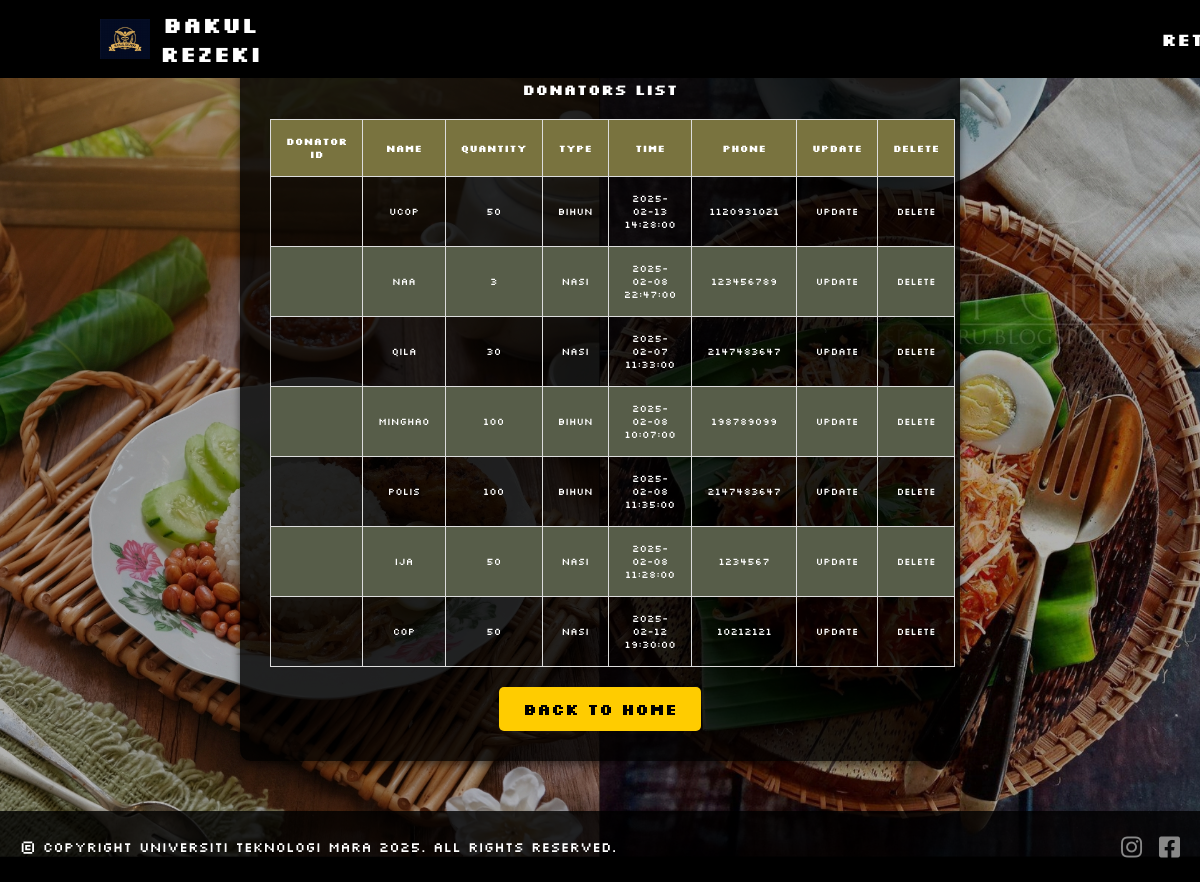
The page /result.php on the database its author committed.
### tables this page shows
CREATE TABLE `donator` (
  `login_id` int(11) NOT NULL,
  `donator_name` varchar(50) NOT NULL,
  `donator_quantity` int(100) NOT NULL,
  `donator_type` varchar(50) NOT NULL,
  `donator_time` datetime NOT NULL,
  `donator_phone` int(15) NOT NULL
);

### result.php (the view, shortened to what this page needs)
<?php
$servername = "localhost";
$dbusername = "root";
$dbpassword = "";
$dbname = "gerobok";
$conn = new mysqli($servername, $dbusername, $dbpassword, $dbname);
$sql = "SELECT * FROM donator WHERE 1=1";
$result = $conn->query($sql);
?>
<!DOCTYPE html>
<html lang="en">
<head>
    <link rel="stylesheet" href="css/style.css">
    <link href='https://unpkg.com/css.gg@2.0.0/icons/css/moon.css' rel='stylesheet'>
    <link rel="stylesheet" href="https://cdnjs.cloudflare.com/ajax/libs/font-awesome/4.7.0/css/font-awesome.min.css">
    <link rel="stylesheet" href="https://cdnjs.cloudflare.com/ajax/libs/font-awesome/5.15.4/css/all.min.css">
</head>
<body>
<header>
    <div class="logo-container">
        <img src="image/logo.jpeg" alt="Logo">
        <h2 class="logo">Bakul Rezeki</h2>
    </div>
    <nav style="text-align: left;">
        <a href="login2.php" style="color: white; text-decoration: none; font-size: 18px; font-weight: bold; margin-left: 900px;">
            Return
        </a>
    </nav>
</header>
<div class="result-container">
    <h2>Donators List</h2>
    <?php if ($result->num_rows > 0) { ?>
        <table class="result-table">
            <thead>
                <tr>
                    <th>Donator ID</th>
                    <th>Name</th>
                    <th>Quantity</th>
                    <th>Type</th>
                    <th>Time</th>
                    <th>Phone</th>
                    <th>Update</th>
                    <th>Delete</th>
                </tr>
            </thead>
            <tbody>
                <?php while ($row = $result->fetch_assoc()) { ?>
                    <tr>
                        <td><?php echo htmlspecialchars($row['donator_id']); ?></td>
                        <td><?php echo htmlspecialchars($row['donator_name']); ?></td>
                        <td><?php echo htmlspecialchars($row['donator_quantity']); ?></td>
                        <td><?php echo htmlspecialchars($row['donator_type']); ?></td>
                        <td><?php echo htmlspecialchars($row['donator_time']); ?></td>
                        <td><?php echo htmlspecialchars($row['donator_phone']); ?></td>
                        <td><a href='update.php?donator_id=<?php echo $row['donator_id']; ?>'>Update</a></td>
                        <td><a href='delete.php?donator_id=<?php echo $row['donator_id']; ?>'>Delete</a></td>
                    </tr>
                <?php } ?>
            </tbody>
        </table>
        <a href="login.php" class="back-home">Back to Home</a>
    <?php } else { ?>
        <p>No results found.</p>
    <?php } ?>
</div>
<footer>
    <div class="container">
        <div class="footer-content">
            <p>&copy; COPYRIGHT UNIVERSITI TEKNOLOGI MARA 2025. All rights reserved.</p>
            <div class="social-icons">
                <a href="https://www.instagram.com/uitm.official/"><i class="fab fa-instagram"></i></a>
                <a href="https://www.facebook.com/uitmrasmi/"><i class="fab fa-facebook-square"></i></a>
            </div>
        </div>
    </div>
</footer>
</body>
</html>

### css/style.css (style rules this page uses)
:root { --main-color:#d3ad7f; --black:#13131a; --bg:#010103; --border:.1rem solid rgba(255,255,255,.3); --light-text: #000000; --dark-text: #ffffff; --light-bg: #ffffff; --dark-bg: #292c35; }
* { padding: 0; margin: 0; box-sizing: border-box; outline: none; border: none; font-family: 'Silkscreen', cursive; text-decoration: none; text-transform: capitalize; transition: .2s linear; }
html { font-size: 62.5%; overflow-x: hidden; scroll-padding-top: 9rem; scroll-behavior: smooth; }
body { background-color: #fff; transition: background 0.2s linear; }
header { position: fixed; top: 0; left: 0; width: 100%; padding: 10px 100px; background: rgb(0, 0, 0); display: flex; justify-content: space-between; align-items: center; z-index: 99; }
.logo-container { display: flex; align-items: center; font-size: 15px; }
.logo-container img { width: 50px; margin-right: 10px; }
.logo { font-size: 1.5em; color: #fff; user-select: none; }
footer { background-color: #000; padding: 20px; text-align: center; width: 100%; position: relative; bottom: 0; }
.footer-content { color: #ffffff; font-size: 14px; display: flex; justify-content: space-between; align-items: center; max-width: 1200px; margin: 0 auto; }
.social-icons a { color: #888; font-size: 24px; margin-left: 10px; text-decoration: none; }

### result.php (style rules this page uses)
body { font-family: sans-serif; margin: 0; padding: 0; background: url('image/bg.jpg') no-repeat center center fixed; background-size: cover; text-align: center; }
.result-container { background-color: rgba(0, 0, 0, 0.8); padding: 30px; border-radius: 10px; box-shadow: 0 4px 8px rgba(0, 0, 0, 0.5); max-width: 60%; margin: 50px auto; color: white; }
.result-table { width: 100%; border-collapse: collapse; margin-top: 20px; }
.result-table th, .result-table td { padding: 15px; border: 1px solid #ddd; text-align: center; color: white; font-size: 10px; }
.result-table th { background-color: #79733f; }
.result-table tr:nth-child(even) { background-color: #575d49; }
.result-table a { color: white; text-decoration: none; }
.back-home { display: inline-block; margin-top: 20px; padding: 12px 24px; background-color: #ffcc00; color: black; text-decoration: none; font-size: 16px; font-weight: bold; border-radius: 5px; transition: background 0.3s ease; }
html, body { height: 100%; display: flex; flex-direction: column; }
.result-container { flex: 1; }
footer { background-color: rgba(0, 0, 0, 0.8); color: white; text-align: center; padding: 20px; width: 100%; margin-top: auto; }

### rows shown on the page
donator: donator_name "Ucop", donator_quantity "50", donator_type "Bihun", donator_time "2025-02-13 14:28:00", donator_phone "1120931021"
donator: donator_name "Naa", donator_quantity "3", donator_type "Nasi", donator_time "2025-02-08 22:47:00", donator_phone "123456789"
donator: donator_name "Qila", donator_quantity "30", donator_type "Nasi", donator_time "2025-02-07 11:33:00", donator_phone "2147483647"
donator: donator_name "Minghao", donator_quantity "100", donator_type "Bihun", donator_time "2025-02-08 10:07:00", donator_phone "198789099"
donator: donator_name "Polis", donator_quantity "100", donator_type "Bihun", donator_time "2025-02-08 11:35:00", donator_phone "2147483647"
donator: donator_name "Ija", donator_quantity "50", donator_type "Nasi", donator_time "2025-02-08 11:28:00", donator_phone "1234567"
donator: donator_name "Cop", donator_quantity "50", donator_type "Nasi", donator_time "2025-02-12 19:30:00", donator_phone "10212121"
